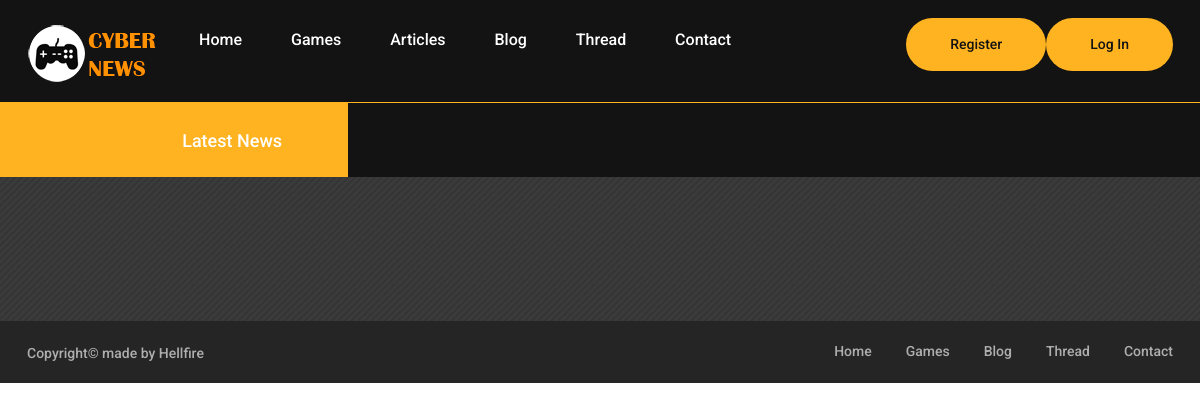
The app's page /main/index/, older data.
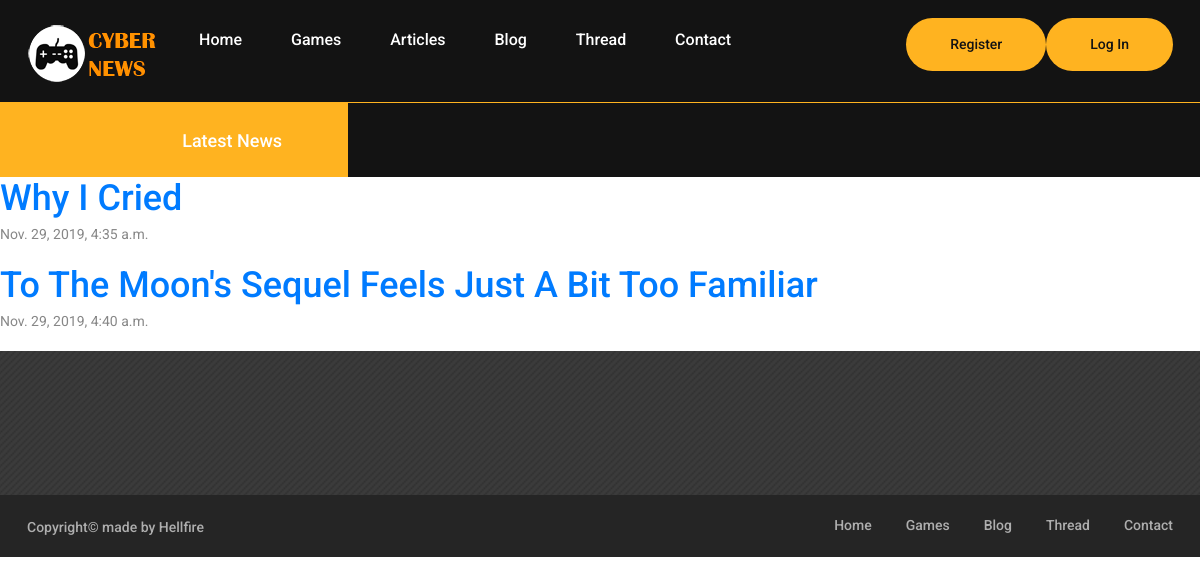
The same page, newer data.
### article_pages/models.py (models this page shows, shortened)
class Article(models.Model):
    article_name = models.CharField(max_length=1000)
    article_text = models.TextField(default="")
    article_date = models.DateTimeField(auto_now_add=True)  # earlier was written this: 'date published'
    author_id = models.ForeignKey(User, on_delete=models.CASCADE)
    game_id = models.ForeignKey(Game, on_delete=models.CASCADE)
    rating = models.FloatField(default=0.0)
    numberOfClicks = models.IntegerField(default=0)
    isBlog = models.BooleanField(default = True)
    article_img = models.ImageField(upload_to='article_img/', default='NULL')

### Cyber_News_App/views.py (the view)
# urls.py: url('index/', v1.index, name="index"),
def index(request):
    articles = Article.objects.all().order_by('article_date')
    return render(request, 'Cyber_News_App/articles.html', {'articles': articles})

### Cyber_News_App/templates/Cyber_News_App/articles.html
{% extends "Cyber_News_App/base_layout.html" %}
{% block content %}
    <div>
            <div class = "articles">
                {% for article in articles %}
                    <div class = "article">
                        <h2><a href="{% url 'cyber_news:article' article.id %}">{{article.article_name}}</a> </h2>
                        <p>{{article.article_date }}</p>
                    </div>
                {% endfor %}
            </div>
    </div>
{% endblock %}

Row changes from the older to the newer data that the page shows:
added Article: article_name "Why I Cried", article_date "Nov. 29, 2019, 4:35 a.m."
added Article: article_name "To The Moon's Sequel Feels Just A Bit Too Familiar", article_date "Nov. 29, 2019, 4:40 a.m."
